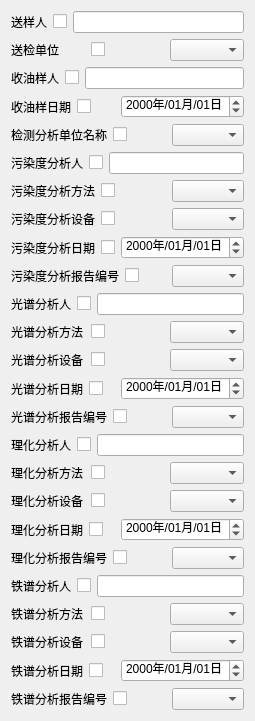
            <widget class="QWidget" name="scrollAreaWidgetContents">
             <property name="geometry">
              <rect>
               <x>0</x>
               <y>0</y>
               <width>253</width>
               <height>712</height>
              </rect>
             </property>
             <layout class="QVBoxLayout" name="verticalLayout_4">
              <item>
               <layout class="QHBoxLayout" name="horizontalLayout_43">
                <item>
                 <widget class="QLabel" name="label_40">
                  <property name="text">
                   <string>送样人</string>
                  </property>
                 </widget>
                </item>
                <item>
                 <widget class="QCheckBox" name="oia_sendstuffChkBox">
                  <property name="text">
                   <string/>
                  </property>
                 </widget>
                </item>
                <item>
                 <widget class="QLineEdit" name="oia_sendstuffLineEdit"/>
                </item>
               </layout>
              </item>
              <item>
               <layout class="QHBoxLayout" name="horizontalLayout_42">
                <item>
                 <widget class="QLabel" name="label_39">
                  <property name="text">
                   <string>送检单位</string>
                  </property>
                 </widget>
                </item>
                <item>
                 <widget class="QCheckBox" name="oia_senddepartChkBox">
                  <property name="text">
                   <string/>
                  </property>
                 </widget>
                </item>
                <item>
                 <widget class="QComboBox" name="oia_senddepartCbBox"/>
                </item>
               </layout>
              </item>
              <item>
               <layout class="QHBoxLayout" name="horizontalLayout_46">
                <item>
                 <widget class="QLabel" name="label_42">
                  <property name="text">
                   <string>收油样人</string>
                  </property>
                 </widget>
                </item>
                <item>
                 <widget class="QCheckBox" name="oia_receivestuffChkBox">
                  <property name="text">
                   <string/>
                  </property>
                 </widget>
                </item>
                <item>
                 <widget class="QLineEdit" name="oia_receivestuffLineEdit"/>
                </item>
               </layout>
              </item>
              <item>
               <layout class="QHBoxLayout" name="horizontalLayout_44">
                <item>
                 <widget class="QLabel" name="label_41">
                  <property name="text">
                   <string>收油样日期</string>
                  </property>
                 </widget>
                </item>
                <item>
                 <widget class="QCheckBox" name="oia_receivedateChkBox">
                  <property name="text">
                   <string/>
                  </property>
                 </widget>
                </item>
                <item>
                 <widget class="QDateEdit" name="oia_receivedateDateEdit">
                  <property name="displayFormat">
                   <string>yyyy年/MM月/dd日</string>
                  </property>
                 </widget>
                </item>
               </layout>
              </item>
              <item>
               <layout class="QHBoxLayout" name="horizontalLayout_41">
                <item>
                 <widget class="QLabel" name="label_38">
                  <property name="text">
                   <string>检测分析单位名称</string>
                  </property>
                 </widget>
                </item>
                <item>
                 <widget class="QCheckBox" name="oia_analyzedepartnameChkBox">
                  <property name="text">
                   <string/>
                  </property>
                 </widget>
                </item>
                <item>
                 <widget class="QComboBox" name="oia_analyzedepartnameCbBox"/>
                </item>
               </layout>
              </item>
              <item>
               <layout class="QHBoxLayout" name="horizontalLayout_48">
                <item>
                 <widget class="QLabel" name="label_45">
                  <property name="text">
                   <string>污染度分析人</string>
                  </property>
                 </widget>
                </item>
                <item>
                 <widget class="QCheckBox" name="oia_contaminationanalyzestuffChkBox">
                  <property name="text">
                   <string/>
                  </property>
                 </widget>
                </item>
                <item>
                 <widget class="QLineEdit" name="oia_contaminationanalyzestuffChkLineEdit"/>
                </item>
               </layout>
              </item>
              <item>
               <layout class="QHBoxLayout" name="horizontalLayout_47">
                <item>
                 <widget class="QLabel" name="label_43">
                  <property name="text">
                   <string>污染度分析方法</string>
                  </property>
                 </widget>
                </item>
                <item>
                 <widget class="QCheckBox" name="oia_contaminationanalyzemethodChkBox">
                  <property name="text">
                   <string/>
                  </property>
                 </widget>
                </item>
                <item>
                 <widget class="QComboBox" name="oia_contaminationanalyzemethodCbBox"/>
                </item>
               </layout>
              </item>
              <item>
               <layout class="QHBoxLayout" name="horizontalLayout_50">
                <item>
                 <widget class="QLabel" name="label_47">
                  <property name="text">
                   <string>污染度分析设备</string>
                  </property>
                 </widget>
                </item>
                <item>
                 <widget class="QCheckBox" name="oia_contaminationanalyzeequipmentChkBox">
                  <property name="text">
                   <string/>
                  </property>
                 </widget>
                </item>
                <item>
                 <widget class="QComboBox" name="oia_contaminationanalyzeequipmentCbBox"/>
                </item>
               </layout>
              </item>
              <item>
               <layout class="QHBoxLayout" name="horizontalLayout_49">
                <item>
                 <widget class="QLabel" name="label_46">
                  <property name="text">
                   <string>污染度分析日期</string>
                  </property>
                 </widget>
                </item>
                <item>
                 <widget class="QCheckBox" name="oia_contaminationanalyzedateChkBox">
                  <property name="text">
                   <string/>
                  </property>
                 </widget>
                </item>
                <item>
                 <widget class="QDateEdit" name="oia_contaminationanalyzedateDateEdit">
                  <property name="displayFormat">
                   <string>yyyy年/MM月/dd日</string>
                  </property>
                 </widget>
                </item>
               </layout>
              </item>
              <item>
               <layout class="QHBoxLayout" name="horizontalLayout_52">
                <item>
                 <widget class="QLabel" name="label_48">
                  <property name="text">
                   <string>污染度分析报告编号</string>
                  </property>
                 </widget>
                </item>
                <item>
                 <widget class="QCheckBox" name="oia_contaminationanalyzereportidChkBox">
                  <property name="text">
                   <string/>
                  </property>
                 </widget>
                </item>
                <item>
                 <widget class="QComboBox" name="oia_contaminationanalyzereportidCbBox"/>
                </item>
               </layout>
              </item>
              <item>
               <layout class="QHBoxLayout" name="horizontalLayout_92">
                <item>
                 <widget class="QLabel" name="label_50">
                  <property name="text">
                   <string>光谱分析人</string>
                  </property>
                 </widget>
                </item>
                <item>
                 <widget class="QCheckBox" name="oia_spectroscopystuffChkBox">
                  <property name="text">
                   <string/>
                  </property>
                 </widget>
                </item>
                <item>
                 <widget class="QLineEdit" name="oia_spectroscopystuffLineEdit"/>
                </item>
               </layout>
              </item>
              <item>
               <layout class="QHBoxLayout" name="horizontalLayout_91">
                <item>
                 <widget class="QLabel" name="label_49">
                  <property name="text">
                   <string>光谱分析方法</string>
                  </property>
                 </widget>
                </item>
                <item>
                 <widget class="QCheckBox" name="oia_spectroscopymethodChkBox">
                  <property name="text">
                   <string/>
                  </property>
                 </widget>
                </item>
                <item>
                 <widget class="QComboBox" name="oia_spectroscopymethodCbBo"/>
                </item>
               </layout>
              </item>
              <item>
               <layout class="QHBoxLayout" name="horizontalLayout_64">
                <item>
                 <widget class="QLabel" name="label_52">
                  <property name="text">
                   <string>光谱分析设备</string>
                  </property>
                 </widget>
                </item>
                <item>
                 <widget class="QCheckBox" name="oia_spectroscopyequipmentChkBox">
                  <property name="text">
                   <string/>
                  </property>
                 </widget>
                </item>
                <item>
                 <widget class="QComboBox" name="oia_spectroscopyequipmentCbBox"/>
                </item>
               </layout>
              </item>
              <item>
               <layout class="QHBoxLayout" name="horizontalLayout_93">
                <item>
                 <widget class="QLabel" name="label_51">
                  <property name="text">
                   <string>光谱分析日期</string>
                  </property>
                 </widget>
                </item>
                <item>
                 <widget class="QCheckBox" name="oia_spectroscopydateChkBox">
                  <property name="text">
                   <string/>
                  </property>
                 </widget>
                </item>
                <item>
                 <widget class="QDateEdit" name="oia_spectroscopydateDateEdit">
                  <property name="displayFormat">
                   <string>yyyy年/MM月/dd日</string>
                  </property>
                 </widget>
                </item>
               </layout>
              </item>
              <item>
               <layout class="QHBoxLayout" name="horizontalLayout_67">
                <item>
                 <widget class="QLabel" name="label_53">
                  <property name="text">
                   <string>光谱分析报告编号</string>
                  </property>
                 </widget>
                </item>
                <item>
                 <widget class="QCheckBox" name="oia_spectroscopyreportidChkBox">
                  <property name="text">
                   <string/>
                  </property>
                 </widget>
                </item>
                <item>
                 <widget class="QComboBox" name="oia_spectroscopyreportidCbBox"/>
                </item>
               </layout>
              </item>
              <item>
               <layout class="QHBoxLayout" name="horizontalLayout_87">
                <item>
                 <widget class="QLabel" name="label_60">
                  <property name="text">
                   <string>理化分析人</string>
                  </property>
                 </widget>
                </item>
                <item>
                 <widget class="QCheckBox" name="oia_physicochemicalstuffChkBox">
                  <property name="text">
                   <string/>
                  </property>
                 </widget>
                </item>
                <item>
                 <widget class="QLineEdit" name="oia_physicochemicalstuffLineEdit"/>
                </item>
               </layout>
              </item>
              <item>
               <layout class="QHBoxLayout" name="horizontalLayout_86">
                <item>
                 <widget class="QLabel" name="label_59">
                  <property name="text">
                   <string>理化分析方法</string>
                  </property>
                 </widget>
                </item>
                <item>
                 <widget class="QCheckBox" name="oia_physicochemicalmethodChkBox">
                  <property name="text">
                   <string/>
                  </property>
                 </widget>
                </item>
                <item>
                 <widget class="QComboBox" name="oia_physicochemicalmethodCbBox"/>
                </item>
               </layout>
              </item>
              <item>
               <layout class="QHBoxLayout" name="horizontalLayout_89">
                <item>
                 <widget class="QLabel" name="label_62">
                  <property name="text">
                   <string>理化分析设备</string>
                  </property>
                 </widget>
                </item>
                <item>
                 <widget class="QCheckBox" name="oia_physicochemicalequipmentChkBox">
                  <property name="text">
                   <string/>
                  </property>
                 </widget>
                </item>
                <item>
                 <widget class="QComboBox" name="oia_physicochemicalequipmentCbBox"/>
                </item>
               </layout>
              </item>
              <item>
               <layout class="QHBoxLayout" name="horizontalLayout_88">
                <item>
                 <widget class="QLabel" name="label_61">
                  <property name="text">
                   <string>理化分析日期</string>
                  </property>
                 </widget>
                </item>
                <item>
                 <widget class="QCheckBox" name="oia_physicochemicaldateChkBox">
                  <property name="text">
                   <string/>
                  </property>
                 </widget>
                </item>
                <item>
                 <widget class="QDateEdit" name="oia_physicochemicaldateDateEdit">
                  <property name="displayFormat">
                   <string>yyyy年/MM月/dd日</string>
                  </property>
                 </widget>
                </item>
               </layout>
              </item>
              <item>
               <layout class="QHBoxLayout" name="horizontalLayout_90">
                <item>
                 <widget class="QLabel" name="label_63">
                  <property name="text">
                   <string>理化分析报告编号</string>
                  </property>
                 </widget>
                </item>
                <item>
                 <widget class="QCheckBox" name="oia_physicochemicalreportidChkBox">
                  <property name="text">
                   <string/>
                  </property>
                 </widget>
                </item>
                <item>
                 <widget class="QComboBox" name="oia_physicochemicalreportidCbBox"/>
                </item>
               </layout>
              </item>
              <item>
               <layout class="QHBoxLayout" name="horizontalLayout_82">
                <item>
                 <widget class="QLabel" name="label_55">
                  <property name="text">
                   <string>铁谱分析人</string>
                  </property>
                 </widget>
                </item>
                <item>
                 <widget class="QCheckBox" name="oia_ferrographystuffChkBox">
                  <property name="text">
                   <string/>
                  </property>
                 </widget>
                </item>
                <item>
                 <widget class="QLineEdit" name="oia_ferrographystuffLineEdit"/>
                </item>
               </layout>
              </item>
              <item>
               <layout class="QHBoxLayout" name="horizontalLayout_79">
                <item>
                 <widget class="QLabel" name="label_54">
                  <property name="text">
                   <string>铁谱分析方法</string>
                  </property>
                 </widget>
                </item>
                <item>
                 <widget class="QCheckBox" name="oia_ferrographymethodChkBox">
                  <property name="text">
                   <string/>
                  </property>
                 </widget>
                </item>
                <item>
                 <widget class="QComboBox" name="oia_ferrographymethodCbBox"/>
                </item>
               </layout>
              </item>
              <item>
               <layout class="QHBoxLayout" name="horizontalLayout_84">
                <item>
                 <widget class="QLabel" name="label_57">
                  <property name="text">
                   <string>铁谱分析设备</string>
                  </property>
                 </widget>
                </item>
                <item>
                 <widget class="QCheckBox" name="oia_ferrographyequipmentChkBox">
                  <property name="text">
                   <string/>
                  </property>
                 </widget>
                </item>
                <item>
                 <widget class="QComboBox" name="oia_ferrographyequipmentCbBox"/>
                </item>
               </layout>
              </item>
              <item>
               <layout class="QHBoxLayout" name="horizontalLayout_83">
                <item>
                 <widget class="QLabel" name="label_56">
                  <property name="text">
                   <string>铁谱分析日期</string>
                  </property>
                 </widget>
                </item>
                <item>
                 <widget class="QCheckBox" name="oia_ferrographydateChkBox">
                  <property name="text">
                   <string/>
                  </property>
                 </widget>
                </item>
                <item>
                 <widget class="QDateEdit" name="oia_ferrographydateDateEdit">
                  <property name="displayFormat">
                   <string>yyyy年/MM月/dd日</string>
                  </property>
                 </widget>
                </item>
               </layout>
              </item>
              <item>
               <layout class="QHBoxLayout" name="horizontalLayout_32">
                <item>
                 <widget class="QLabel" name="label_58">
                  <property name="text">
                   <string>铁谱分析报告编号</string>
                  </property>
                 </widget>
                </item>
                <item>
                 <widget class="QCheckBox" name="oia_ferrographyreportidChkBox">
                  <property name="text">
                   <string/>
                  </property>
                 </widget>
                </item>
                <item>
                 <widget class="QComboBox" name="oia_ferrographyreportidCbBox"/>
                </item>
               </layout>
              </item>
             </layout>
            </widget>
